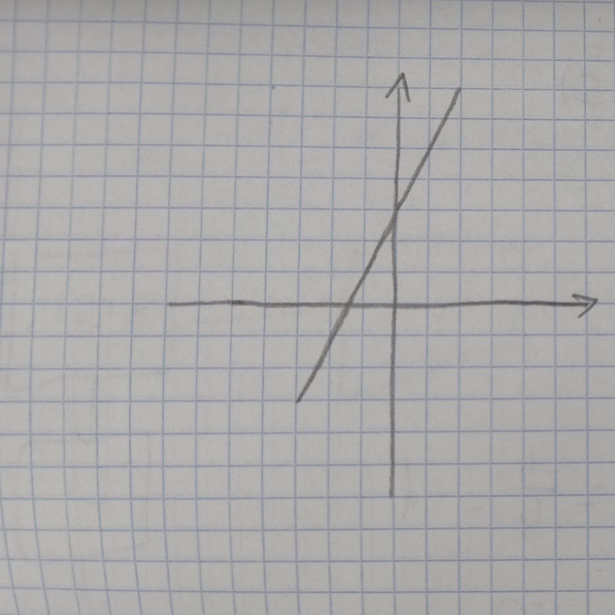
#> input picture liniowa.png, 1230 x 1229 px (shown at 1/2 size); the run also reads 1 picture not shown here
$ python app.py
#> lines starting #> are read from the running program, lines starting #| are printed output that depends on the picture; after the words box and inside, x2 and y2 are one past the last pixel; in counts of white or black regions, pixels touching at a corner belong together
import cv2
import numpy
import numpy as np
import time
start_time = time.time()

def empty(a):
    pass

def preprocessImage(trackbarName, threshold1Name, threshold2Name, imgResize, kernelBigSize, kernelSmallSize):
    imgBlur = cv2.GaussianBlur(imgResize, (7,7), 1)
    imgGrey = cv2.cvtColor(imgBlur, cv2.COLOR_BGR2GRAY)
    threshold1 = cv2.getTrackbarPos(threshold1Name, trackbarName)
    threshold2 = cv2.getTrackbarPos(threshold2Name, trackbarName)
    imgCanny = cv2.Canny(imgGrey, threshold1, threshold2)
    ## Gdyby nie łapało osi to można zwiększyć kernelBig na 7x7 ##
    kernelBig = cv2.getStructuringElement(cv2.MORPH_ELLIPSE, (kernelBigSize,kernelBigSize))
    kernelSmall = cv2.getStructuringElement(cv2.MORPH_ELLIPSE, (kernelSmallSize,kernelSmallSize))
    imgClose = cv2.morphologyEx(imgCanny, cv2.MORPH_CLOSE, kernelBig, iterations=1)
    imgErode = cv2.erode(imgClose, kernelSmall)

    return imgBlur, imgGrey, imgCanny, imgClose, imgErode

def drawLines(coef, img, thickness, color):
    a = coef[0]
    b = coef[1]
    rho = coef[2]
    x0 = a * rho
    y0 = b * rho
    x1 = int (x0 + 1000 * (-b))
    y1 = int (y0 + 1000 * a)
    x2 = int (x0 - 1000 * (-b))
    y2 = int (y0 - 1000 * a)
    cv2.line(img, (x1,y1), (x2,y2), color, thickness)

def detectAllLines(thresholdHoughName, imgCanny, trackbarName):
    thresholdHough = cv2.getTrackbarPos(thresholdHoughName, trackbarName)
    lines = cv2.HoughLines(imgCanny, 1, np.pi / 180, thresholdHough)

    coefs = []
    cleanCoefs = []
    avgCoefs = []

    for line in lines:
        rho, theta = line[0]
        a = np.round(np.cos(theta), 5)
        b = np.round(np.sin(theta), 5)

        coefs.append((a,b,rho, theta))

        if len(cleanCoefs) == 0:
            cleanCoefs.append((a,b,rho, theta))

        ## Jeśli znajdziemy nową prostą, dodajemy jej współczynniki do cleanCoefs ##
        newCoef = True
        for coef in cleanCoefs:
            aDiff = np.abs(np.abs((np.pi / 2 - theta)) - np.abs((np.pi / 2 - coef[3])))
            bDiff = np.abs(np.abs(rho) - np.abs(coef[2]))
            if aDiff < 0.07 and bDiff < 20:
                newCoef = False
                break

        if newCoef == True:
            cleanCoefs.append((a,b,rho, theta))

    return coefs, cleanCoefs, avgCoefs

def averageCleanLines(coefs, cleanCoefs, avgCoefs):
    for coef in cleanCoefs:
        coefSum = [0, 0, 0, 0]
        coefQ = 0
        for dirtyCoef in coefs:
            aDiff = np.abs(dirtyCoef[0] - coef[0])
            bDiff = np.abs(dirtyCoef[1] - coef[1])
            if aDiff < 0.08 and bDiff < 0.08:
                coefSum [0] += dirtyCoef[0]
                coefSum [1] += dirtyCoef[1]
                coefSum [2] += dirtyCoef[2]
                coefSum [3] += dirtyCoef[3]
                coefQ += 1
        avgCoefs.append((np.round(coefSum[0]/coefQ, 3), np.round(coefSum[1]/coefQ, 3), np.round(coefSum[2]/coefQ, 3), np.round(coefSum[3]/coefQ, 3)))
    return avgCoefs

def getPerpendicularLines(avgCoefs):
    perpCoefs = avgCoefs.copy()
    toRemove = []
    for coef in perpCoefs:
        perpFriend = False
        for i in range(len(perpCoefs)):
            ## Jeśli wśród coefów znajduje się jakiś o theta odchylonym o około pi/2 to przechodzimy dalej ##
            if np.abs(np.abs(coef[3] - perpCoefs[i][3]) - np.pi / 2) < 0.12 and perpCoefs.index(coef) != i:
                perpFriend = True

        ## Jeśli nie, dodajemy współczynnik do usunięcia ##
        if not perpFriend:
            toRemove.append(coef)

    for coef in toRemove:
        perpCoefs.remove(coef)

    if len(perpCoefs) == 1:
        perpCoefs = []

    return perpCoefs

def getXandYaxis(perpCoefs):
    xAxis = []
    yAxis = []
    if len(perpCoefs) == 2:
        if np.abs(perpCoefs[0][3] - np.pi / 2) < np.abs(perpCoefs[1][3] - np.pi / 2):
        # if perpCoefs[0][3] < perpCoefs[1][3]:
            xAxis = perpCoefs[0]
            yAxis = perpCoefs[1]
        else:
            xAxis = perpCoefs[1]
            yAxis = perpCoefs[0]
    return xAxis, yAxis

def detectAllParallelLines(thresholdHoughName, imgCanny, trackbarName):
    thresholdHough = cv2.getTrackbarPos(thresholdHoughName, trackbarName)
    lines = cv2.HoughLines(imgCanny, 1, np.pi / 180, thresholdHough)

    coefs = []
    parallelCoefs = []
    cleanParallelCoefs = []
    avgCoefs = []

    for line in lines:
        rho, theta = line[0]
        a = np.round(np.cos(theta), 5)
        b = np.round(np.sin(theta), 5)

        coefs.append((a,b,rho, theta))

        if len(parallelCoefs) == 0 and np.abs(a) < 0.5:
            parallelCoefs.append((a,b,rho, theta))

        ## Jeśli znajdziemy nową prostą równoległą, dodajemy jej współczynniki do parallelCoefs ##
        newCoef = True
        newCleanCoef = True

        for coef in parallelCoefs:
            aDiff = np.abs(theta - coef[3])
            bDiff = np.abs(rho - coef[2])
            # print("bDiff: " + str(bDiff))
            if aDiff > 0.1:
                newCoef = False
                break
            if bDiff < 10:
                newCleanCoef = False

        if newCoef == True:
            parallelCoefs.append((a,b,rho, theta))
            if newCleanCoef == True:
                cleanParallelCoefs.append((a,b,rho, theta))

    ## Jeśli wykryto tylko jedną linię, to prawdopodobnie jest to funkcja, nierównoległa do żadnych kratek ##
    ## Powtarzamy procedurę pomijając pierwszy element ##
    if len(cleanParallelCoefs) == 0:
        print("Nie wykryto żadnej linii przy analizie skali")
    else:
        if len(cleanParallelCoefs) == 1:
            thresholdHough = cv2.getTrackbarPos(thresholdHoughName, trackbarName)
            lines = cv2.HoughLines(imgCanny, 1, np.pi / 180, thresholdHough)
            numpy.delete(lines, 0, axis=None)

            coefs = []
            parallelCoefs = []
            cleanParallelCoefs = []
            avgCoefs = []

            for line in lines:
                rho, theta = line[0]
                a = np.round(np.cos(theta), 5)
                b = np.round(np.sin(theta), 5)

                coefs.append((a,b,rho, theta))

                if len(parallelCoefs) == 0 and np.abs(a) < 0.5:
                    parallelCoefs.append((a,b,rho, theta))

                ## Jeśli znajdziemy nową prostą równoległą, dodajemy jej współczynniki do parallelCoefs ##
                newCoef = True
                newCleanCoef = True

                for coef in parallelCoefs:
                    aDiff = np.abs(a - coef[0])
                    bDiff = np.abs(rho - coef[2])
                    # print("bDiff: " + str(bDiff))
                    if aDiff > 0.02:
                        newCoef = False
                        break
                    if bDiff < 10:
                        newCleanCoef = False

                if newCoef == True:
                    parallelCoefs.append((a,b,rho, theta))
                    if newCleanCoef == True:
                        cleanParallelCoefs.append((a,b,rho, theta))

    return coefs, parallelCoefs, cleanParallelCoefs, avgCoefs

def averageCleanParallelLines(coefs, parallelCoefs, cleanParallelCoefs, avgParallelCoefs):
    for coef in cleanParallelCoefs:
        coefSum = [0, 0, 0, 0]
        coefQ = 0
        for dirtyCoef in parallelCoefs:
            aDiff = np.abs(dirtyCoef[0] - coef[0])
            bDiff = np.abs(dirtyCoef[2] - coef[2])
            if aDiff < 0.02 and bDiff < 10:
                coefSum [0] += dirtyCoef[0]
                coefSum [1] += dirtyCoef[1]
                coefSum [2] += dirtyCoef[2]
                coefSum [3] += dirtyCoef[3]
                coefQ += 1
        avgParallelCoefs.append((np.round(coefSum[0]/coefQ, 3), np.round(coefSum[1]/coefQ, 3), np.round(coefSum[2]/coefQ, 3), np.round(coefSum[3]/coefQ, 3)))
    return avgParallelCoefs

def getDstBtwnLines(avgParallelCoefs):
    ## Sortowanie linii rosnąco ##
    def takeThird(elem):
        return elem[2]

    avgParallelCoefs.sort(key=takeThird)

    print(avgParallelCoefs)

    ## Liczenie średniej odległości między wykrytymi liniami ##
    dstSum = 0
    for i in range(len(avgParallelCoefs) - 1):
        dstSum += avgParallelCoefs[i+1][2] - avgParallelCoefs[i][2]

    avDst = dstSum / (len(avgParallelCoefs) - 1)

    ## Liczenie średniej odległości między liniami, z pominięciem tych dalszych niż 1.2 * avDst ##
    dstCleanSum = 0
    quantity = 0
    for i in range(len(avgParallelCoefs) - 1):
        if avgParallelCoefs[i+1][2] - avgParallelCoefs[i][2] < 1.2 * avDst:
            quantity +=1
            dstCleanSum += avgParallelCoefs[i+1][2] - avgParallelCoefs[i][2]

    avCleanDst = dstCleanSum / quantity

    return avCleanDst

def getCoefsLinearFunction(avgCoefs, imgResize, perpCoefs, xAxis, yAxis):
    functionParams = avgCoefs.copy()
    functionParams.remove(perpCoefs [0])
    functionParams.remove(perpCoefs [1])
    functionParams = functionParams[0]

    # Rysuj funkcję liniową ##
    imgLinearFunction = imgResize.copy()
    coef = functionParams
    drawLines(coef, imgLinearFunction, 1, 255)

    ## Liczenie wspóczynnika a ##
    thetaDiff = np.round(functionParams[3] - yAxis[3], 5)
    relativeA = np.round((1 / np.tan(thetaDiff)), 2)

    ## Liczenie współczynnika b ##
    rF = functionParams[2]
    tF = functionParams[3]
    rX = xAxis[2]
    tX = xAxis[3]
    rY = yAxis[2]
    tY = yAxis[3]

    ## Gdyby któraś z osi była idealnie równoległa do poziomu/pionu unikamy dzielenia przez 0 ##
    if tY == 0:
        tY = 0.001
    if tX == 0:
        tX = 0.001

    x1 = ((rY / np.sin(tY)) - (rF / np.sin(tF))) / ((1 / np.tan(tY)) - (1 / np.tan(tF)))
    y1 = - x1 / np.tan(tF) + rF / np.sin(tF)

    x0 = ((rY / np.sin(tY)) - (rX / np.sin(tX))) / ((1 / np.tan(tY)) - (1 / np.tan(tX)))
    y0 = - x0 / np.tan(tX) + rX / np.sin(tX)

    bAbs = np.sqrt((x1-x0)**2 + (y1-y0)**2)

    if y1 < y0:
        b = bAbs
    else:
        b = - bAbs

    bScaled = round(b / scale, 2)

    if bScaled >= 0:
        print("****************************************************************")
        print("Rozpoznano funkcję liniową o wzorze: y = " + str(relativeA) + "x + " + str(bScaled))
        print("****************************************************************")
    else:
        print("****************************************************************")
        print("Rozpoznano funkcję liniową o wzorze: y = " + str(relativeA) + "x " + str(bScaled))
        print("****************************************************************")

    return imgLinearFunction, relativeA, bScaled

# [38 lines left out: functions rotateImage, createLabel, getCenterPoint, not called in this run]

def getCoefsAndAxes(imgResize, thresholdHoughName, trackbarName, imgErode):
    ## HOUGH - wykrywamy oś OX oraz OY ##
    ## Wykrywanie wszystkich linii i nakładanie ich na obraz ##
    coefs, cleanCoefs, avgCoefs  = detectAllLines(thresholdHoughName, imgErode, trackbarName)
    imgAllLines = imgResize.copy()
    for coef in coefs:
        drawLines(coef, imgAllLines, 1, 255)


    ## Uśrednianie duplikujących się linii i nakładanie ich na obraz ##
    avgCoefs = averageCleanLines(coefs, cleanCoefs, avgCoefs)
    imgAvgLines = imgResize.copy()
    for coef in avgCoefs:
        drawLines(coef, imgAvgLines, 1, 255)


    ## Wyciąganie prostopadłych linii ##
    perpCoefs = getPerpendicularLines(avgCoefs)
    imgPerpLines = imgResize.copy()
    for coef in perpCoefs:
        drawLines(coef, imgPerpLines, 1, 255)

    ## Parametryzacja osi OX oraz OY ##
    xAxis, yAxis = getXandYaxis(perpCoefs)
    if len(xAxis)!= 0:
        imgXAxis = imgResize.copy()
        drawLines(xAxis, imgXAxis, 1, 255)
        imgYAxis = imgResize.copy()
        drawLines(yAxis, imgYAxis, 1, 255)
    else:
        imgXAxis = imgResize.copy()
        imgYAxis = imgResize.copy()
        print("Wystąpił problem ze znalezieniem osi.")

    return imgAllLines, imgAvgLines, imgPerpLines, imgXAxis, imgYAxis, coefs, cleanCoefs, avgCoefs, perpCoefs, xAxis, yAxis

# [101 lines left out: functions getOnlyParabole, rotateParabole, houghParabole, findMaxVotes, not called in this run]

## Zdjęcia do dyspozycji ##
imgLiniowa = cv2.imread("liniowa.png")
#> imgLiniowa is the input picture: shape (1229, 1230, 3); mean B, G, R 169.9, 169.9, 170.6
imgKwadratowa = cv2.imread("kwadratowa.jpg")
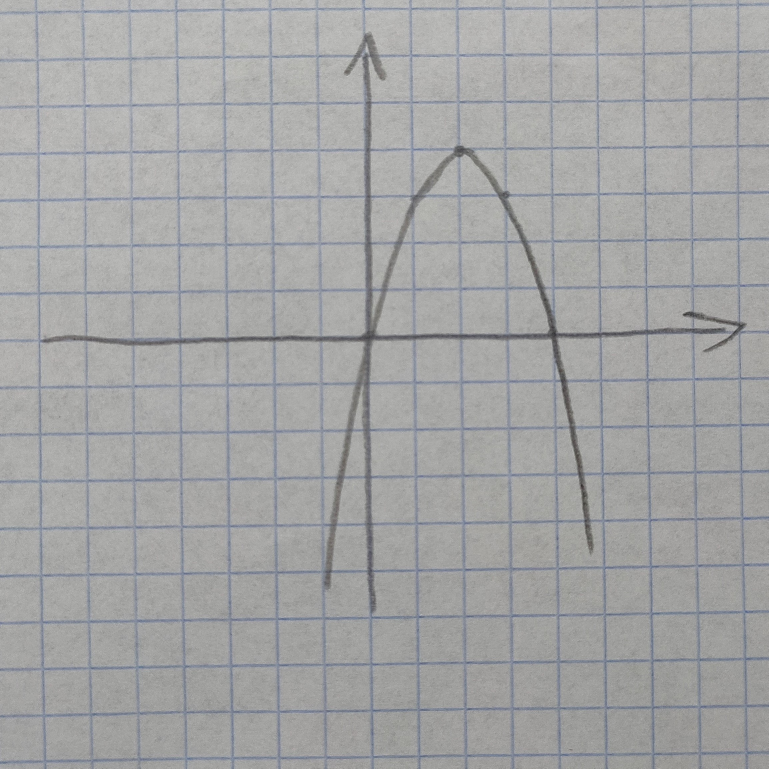
#> input picture kwadratowa.jpg, 2305 x 2305 px (shown at 1/3 size)
#> imgKwadratowa is the input picture: shape (2305, 2305, 3); mean B, G, R 164.7, 164.3, 163.7
imgLiniowaKrzywo = cv2.imread("liniowaKrzywo.png")
imgKwadratowaKrzywo = cv2.imread("KwadratowaKrzywo.jpg")
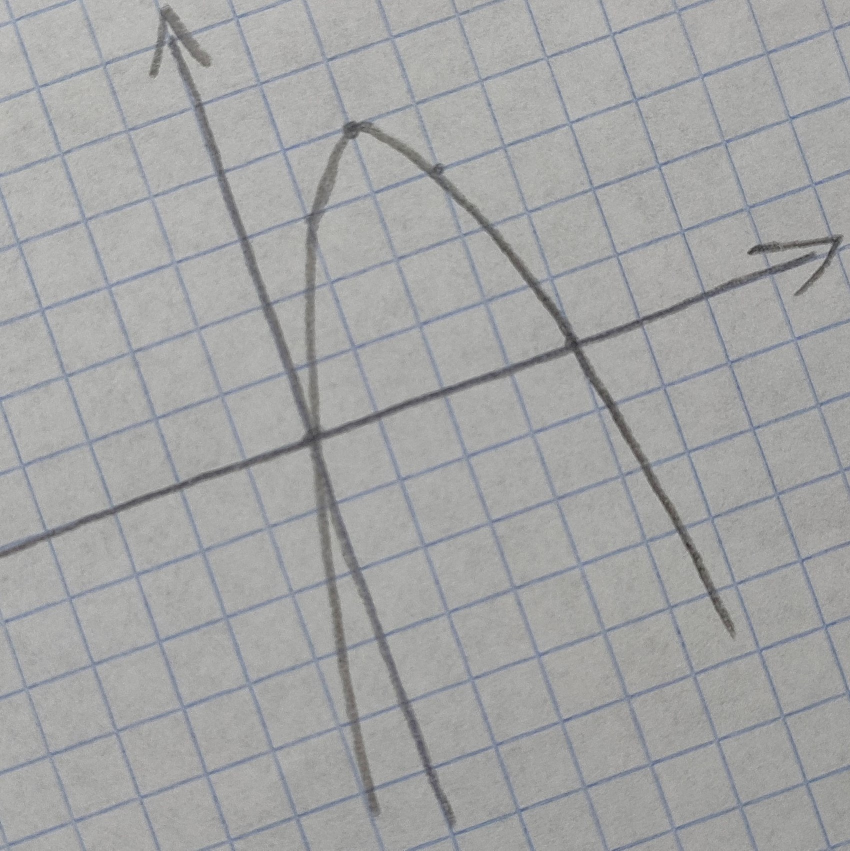
#> input picture kwadratowaKrzywo.jpg, 1700 x 1701 px, found by its file name (shown at 1/2 size)
#> imgKwadratowaKrzywo is the input picture: shape (1701, 1700, 3); mean B, G, R 163.8, 163.6, 163
imgLiniowaNowa = cv2.imread("liniowaNowa.jpg")
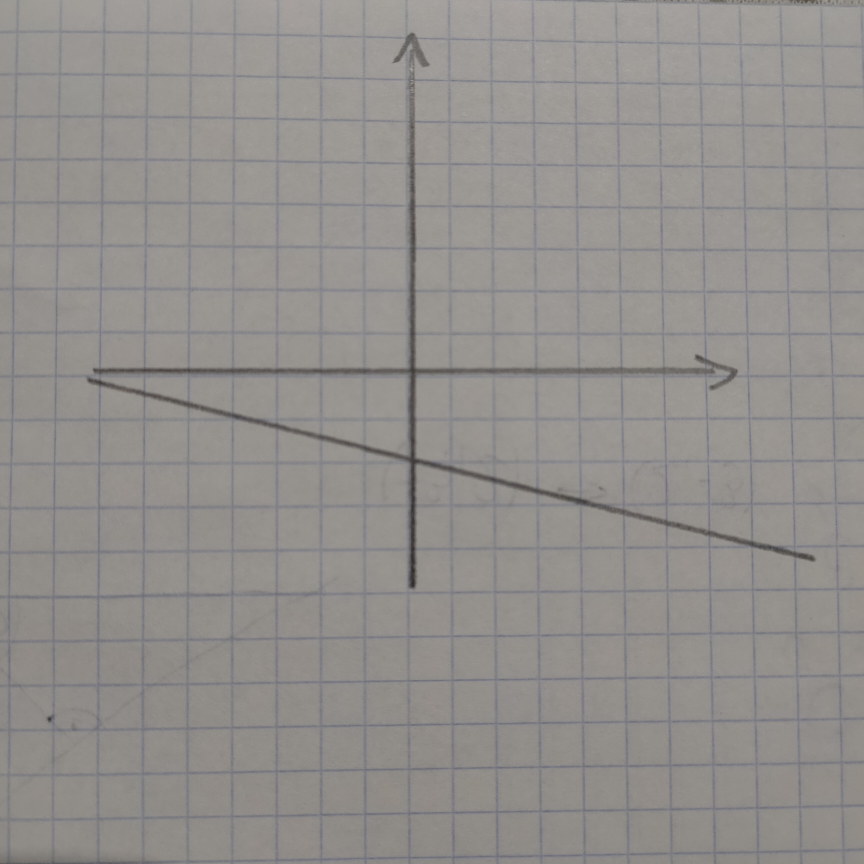
#> input picture liniowaNowa.jpg, 3456 x 3456 px (shown at 1/4 size)
#> imgLiniowaNowa is the input picture: shape (3456, 3456, 3); mean B, G, R 141.1, 144, 147
imgLiniowaNowaKrzywo = cv2.imread("liniowaNowaKrzywo.jpg")
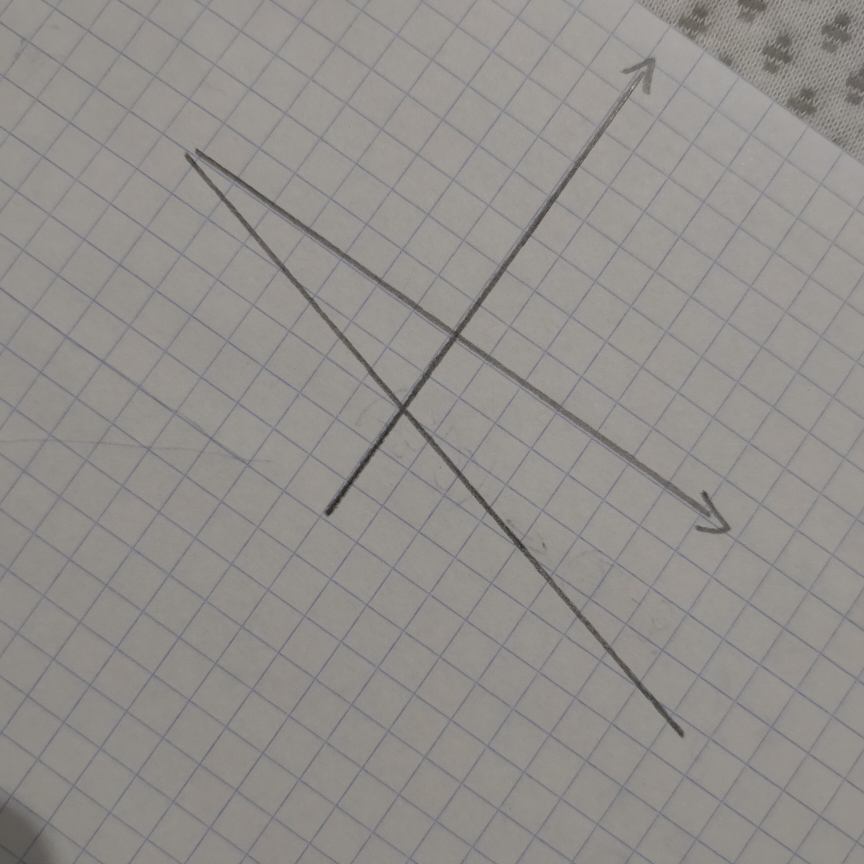
#> input picture liniowaNowaKrzywo.jpg, 3456 x 3456 px (shown at 1/4 size)
#> imgLiniowaNowaKrzywo is the input picture: shape (3456, 3456, 3); mean B, G, R 139.7, 143, 146.2
imgKwadratowaNowa = cv2.imread("kwadratowaNowa.jpg")
imgKwadratowaNowaKrzywo = cv2.imread("kwadratowaNowaKrzywo.jpg")

img = imgLiniowaKrzywo

width, height = 300, 300

imgResize = cv2.resize(img, (width, height))

## Trackbar do dostosowywania operacji na wykresie ##
cv2.namedWindow("Parameters")
cv2.resizeWindow("Parameters", 640, 240)
cv2.createTrackbar("Threshold1", "Parameters", 143, 255, empty)
cv2.createTrackbar("Threshold2", "Parameters", 87, 255, empty)
cv2.createTrackbar("ThresholdHough", "Parameters", 140, 255, empty)
cv2.createTrackbar("ThresholdHoughParabole", "Parameters", 80, 255, empty)

## Trackbar do dostosowywania operacji na kratkach ##
cv2.namedWindow("Kratki")
cv2.resizeWindow("Kratki", 640, 240)
cv2.createTrackbar("Threshold1Checkered", "Kratki", 41, 255, empty)
cv2.createTrackbar("Threshold2Checkered", "Kratki", 16, 255, empty)
cv2.createTrackbar("ThresholdHoughCheckered", "Kratki", 157, 255, empty)

    ## Wstępna obróbka + wyciąganie konturów ##
imgBlur, imgGrey, imgCanny, imgClose, imgErode = preprocessImage("Parameters", "Threshold1", "Threshold2", imgResize, 6, 3)
#> in preprocessImage, `imgCanny = cv2.Canny(imgGrey, threshold1, threshold2)`:
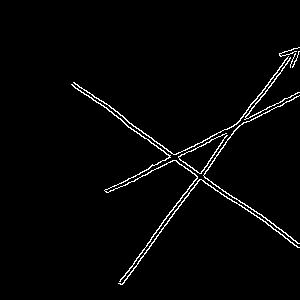
#> imgCanny: shape (300, 300); 2.3% white in thin lines or dots, all inside (x1, y1, x2, y2) = (71, 47, 300, 285)
imgsPreprocess = np.hstack((imgGrey, imgCanny, imgClose, imgErode))
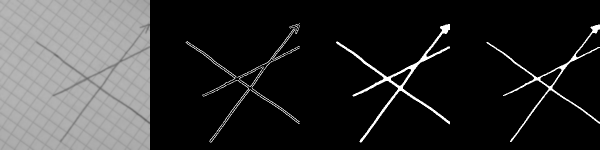
#> imgsPreprocess: shape (300, 1200) (shown at 1/2 size); min 0, max 255, mean 48.9
cv2.imshow("Image preprocessing", imgsPreprocess)

## Rozpoznawanie linii oraz parametryzacja osi ##
imgAllLines, imgAvgLines, imgPerpLines, imgXAxis, imgYAxis, coefs, cleanCoefs, avgCoefs, perpCoefs, xAxis, yAxis = getCoefsAndAxes(imgResize, "ThresholdHough", "Parameters", imgErode)
#> in detectAllLines, `lines = cv2.HoughLines(imgCanny, 1, np.pi / 180, thresholdHough)`: lines = [[265, 0.646], [24, 2.2], [28, 2.18], [219, 1.1], [21, 2.22], [221, 1.08], [216, 1.12], [263, 0.611], [34, 2.16]]
#> the loop in detectAllLines, `for line in lines:` made 9 passes
#> (rho, theta, a, b) on passes 1 to 8: (265, 0.646, 0.799, 0.602), (24, 2.2, -0.588, 0.809), (28, 2.18, -0.574, 0.819), (219, 1.1, 0.454, 0.891), (21, 2.22, -0.602, 0.799), (221, 1.08, 0.469, 0.883), (216, 1.12, 0.438, 0.899), (263, 0.611, 0.819, 0.574)
#> after the loop in detectAllLines, `for line in lines:`: cleanCoefs = [(0.799, 0.602, 265, 0.646), (-0.588, 0.809, 24, 2.2), (0.454, 0.891, 219, 1.1)]; coefs = [(0.799, 0.602, 265, 0.646), (-0.588, 0.809, 24, 2.2), (-0.574, 0.819, 28, 2.18), (0.454, 0.891, 219, 1.1), (-0.602, 0.799, 21, 2.22), (0.469, 0.883, 221, 1.08), (0.438, 0.899, 216, 1.12), (0.819, 0.574, 263, 0.611), (-0.559, 0.829, 34, 2.16)]
#> in getCoefsAndAxes, `coefs, cleanCoefs, avgCoefs  = detectAllLines(thresholdHoughName, imgE..`: avgCoefs = []
#> the loop in getCoefsAndAxes, `for coef in coefs:` made 9 passes
#> (coef, a in drawLines, b in drawLines, rho in drawLines, x0 in drawLines, y0 in drawLines, x1 in drawLines, y1 in drawLines) on passes 1 to 6: ((0.799, 0.602, 265, 0.646), 0.799, 0.602, 265, 211.6, 159.5, -390, 958), ((-0.588, 0.809, 24, 2.2), -0.588, 0.809, 24, -14.11, 19.42, -823, -568), ((-0.574, 0.819, 28, 2.18), -0.574, 0.819, 28, -16.06, 22.94, -835, -550), ((0.454, 0.891, 219, 1.1), 0.454, 0.891, 219, 99.42, 195.1, -791, 649), ((-0.602, 0.799, 21, 2.22), -0.602, 0.799, 21, -12.64, 16.77, -811, -585), ((0.469, 0.883, 221, 1.08), 0.469, 0.883, 221, 103.8, 195.1, -779, 664)
#> the loop in averageCleanLines, `for coef in cleanCoefs:` made 3 passes
#> after the loop in averageCleanLines, `for coef in cleanCoefs:`: avgCoefs = [(0.809, 0.588, 264, 0.628), (-0.581, 0.814, 26.75, 2.19), (0.454, 0.891, 218.7, 1.1)]
#> the loop in getCoefsAndAxes, `for coef in avgCoefs:` made 3 passes
#> (coef, a in drawLines, b in drawLines, rho in drawLines, x0 in drawLines, y0 in drawLines, x1 in drawLines, y1 in drawLines) on passes 1 to 3: ((0.809, 0.588, 264, 0.628), 0.809, 0.588, 264, 213.6, 155.2, -374, 964), ((-0.581, 0.814, 26.75, 2.19), -0.581, 0.814, 26.75, -15.54, 21.77, -829, -559), ((0.454, 0.891, 218.7, 1.1), 0.454, 0.891, 218.7, 99.27, 194.8, -791, 648)
#> in getPerpendicularLines, `perpCoefs = avgCoefs.copy()`: perpCoefs has the same summary as avgCoefs in averageCleanLines
#> the loop in getPerpendicularLines, `for coef in perpCoefs:` made 3 passes
#> after the loop in getPerpendicularLines, `for coef in perpCoefs:`: toRemove = [(0.454, 0.891, 218.7, 1.1)]
#> the loop in getPerpendicularLines, `for coef in toRemove:` made 1 pass
#> after the loop in getPerpendicularLines, `for coef in toRemove:`: perpCoefs = [(0.809, 0.588, 264, 0.628), (-0.581, 0.814, 26.75, 2.19)]
#> the loop in getCoefsAndAxes, `for coef in perpCoefs:` made 2 passes
#> in getXandYaxis, `xAxis = perpCoefs[1]`: xAxis = (-0.581, 0.814, 26.75, 2.19)
#> in getXandYaxis, `yAxis = perpCoefs[0]`: yAxis = (0.809, 0.588, 264, 0.628)
#> in getCoefsAndAxes, `xAxis, yAxis = getXandYaxis(perpCoefs)`: xAxis = (-0.581, 0.814, 26.75, 2.19); yAxis = (0.809, 0.588, 264, 0.628)
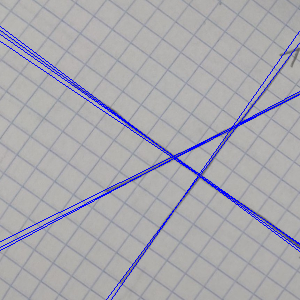
#> imgAllLines: shape (300, 300, 3); mean B, G, R 174.1, 167.3, 168.1
#> imgAvgLines: shape (300, 300, 3); mean B, G, R 172.4, 169.8, 170.6
#> imgPerpLines: shape (300, 300, 3); mean B, G, R 172, 170.2, 171
#> (the rest of the program and of its run is left out)
